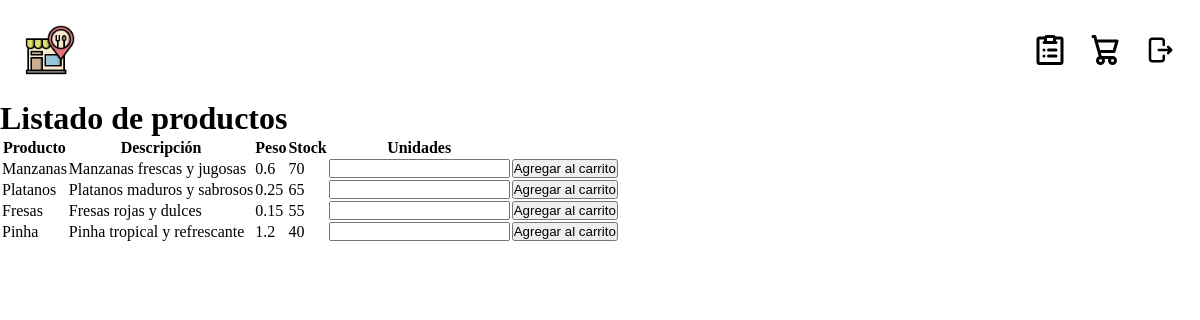
Page /productos.php?categoria=4 (signed in) on the committed database.
### tables this page shows
CREATE TABLE producto(
    cod_producto INT PRIMARY KEY,
    nombre VARCHAR(40) NOT NULL,
    descripcion VARCHAR(100) NOT NULL,
    peso FLOAT NOT NULL,
    stock INT NOT NULL,
    cod_categoria INT NOT NULL,
    FOREIGN KEY(cod_categoria) REFERENCES categoria(cod_categoria)
);

### conexionBBDD.php (called while the page is built, shortened)
<?php
class Conexion extends PDO
{
    private $SERVIDOR = 'localhost';
    private $BD = 'restaurante';
    public function __construct()
    {
        $dsn = "mysql:host=$this->SERVIDOR;dbname=$this->BD;charset=utf8";
    }
    function mostrarProductos($categoria)
    {
        $consulta = "SELECT * FROM producto WHERE cod_categoria = :cod_categoria";
        $stmt = $this->prepare($consulta);
        $stmt->bindParam(':cod_categoria', $categoria);
        try {
            $stmt->execute();
            $resultado = $stmt->fetchAll(PDO::FETCH_ASSOC);
        } catch (PDOException $e) {
            return false;
        }
        return $resultado;
    }
}

### productos.php (the view, shortened to what this page needs)
<!DOCTYPE html>
<html lang="en">
<head>
    <link rel="stylesheet" href="./styles/style.css">
</head>
<body>
    <?php require "./cabecera.php"; ?>
    <h1>Listado de productos</h1>
    <?php
    if (isset($_GET['categoria'])) {
        $id_categoria = $_GET['categoria'];
        require_once "./conexionBBDD.php";
        $resultado = (new Conexion())->mostrarProductos($id_categoria);
        if ($resultado == false) {
            echo "<p style='color: red'>Error en la consulta de la base de datos.</p>";
        } else {
            echo "<table>";
            echo "<tr><th>Producto</th><th>Descripción</th><th>Peso</th><th>Stock</th><th>Unidades</th></tr>";
            foreach ($resultado as $producto) {
                echo "<tr><td>$producto[nombre]</td><td>$producto[descripcion]</td><td>$producto[peso]</td><td>$producto[stock]</td>";
                echo "<td><form action='agregarProducto.php' method='post'><input type='number' name='numProductos' min='1' required></td>";
                echo "<td><input type='hidden' name='cod_producto' value='$producto[cod_producto]'><input type='submit' value='Agregar al carrito'></td>";
                echo "</form></tr>";
            }
            echo "</table>";
        }
    } else {
        echo "<p style='color: red'>Error para seleccionar los productos en base a la categoría.</p>";
    }
    ?>
</body>
</html>

### styles/style.css (style rules this page uses)
html, body { height: 100%; width: 100%; }
* { margin: 0%; padding: 0%; box-sizing: border-box; }

### rows in the picture
producto: nombre "Manzanas", descripcion "Manzanas frescas y jugosas", peso "0.6", stock "70"
producto: nombre "Platanos", descripcion "Platanos maduros y sabrosos", peso "0.25", stock "65"
producto: nombre "Fresas", descripcion "Fresas rojas y dulces", peso "0.15", stock "55"
producto: nombre "Pinha", descripcion "Pinha tropical y refrescante", peso "1.2", stock "40"
